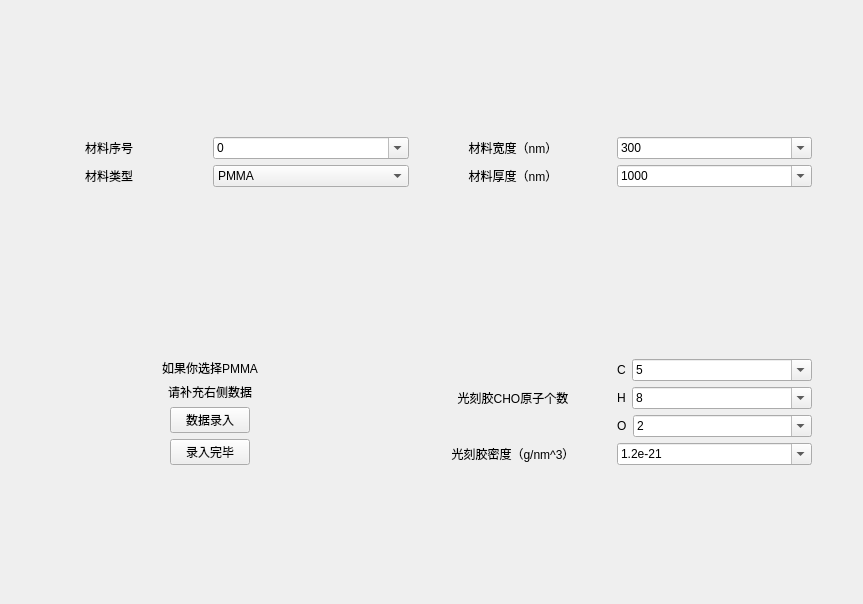
<?xml version="1.0" encoding="UTF-8"?>
<ui version="4.0">
 <class>DataClass</class>
 <widget class="QWidget" name="DataClass">
  <property name="geometry">
   <rect>
    <x>0</x>
    <y>0</y>
    <width>863</width>
    <height>604</height>
   </rect>
  </property>
  <property name="windowTitle">
   <string>材料设置</string>
  </property>
  <layout class="QHBoxLayout" name="horizontalLayout_14">
   <item>
    <layout class="QVBoxLayout" name="verticalLayout_9">
     <item>
      <layout class="QHBoxLayout" name="horizontalLayout_12">
       <item>
        <layout class="QVBoxLayout" name="verticalLayout">
         <item>
          <layout class="QHBoxLayout" name="horizontalLayout_3">
           <item>
            <widget class="QLabel" name="label_4">
             <property name="sizePolicy">
              <sizepolicy hsizetype="Preferred" vsizetype="Fixed">
               <horstretch>0</horstretch>
               <verstretch>1</verstretch>
              </sizepolicy>
             </property>
             <property name="maximumSize">
              <size>
               <width>16777215</width>
               <height>16777215</height>
              </size>
             </property>
             <property name="text">
              <string>材料序号</string>
             </property>
             <property name="alignment">
              <set>Qt::AlignCenter</set>
             </property>
            </widget>
           </item>
           <item>
            <widget class="QComboBox" name="clxh">
             <property name="sizePolicy">
              <sizepolicy hsizetype="Preferred" vsizetype="Fixed">
               <horstretch>0</horstretch>
               <verstretch>1</verstretch>
              </sizepolicy>
             </property>
             <property name="editable">
              <bool>true</bool>
             </property>
             <item>
              <property name="text">
               <string>0</string>
              </property>
             </item>
             <item>
              <property name="text">
               <string>1</string>
              </property>
             </item>
             <item>
              <property name="text">
               <string>2</string>
              </property>
             </item>
             <item>
              <property name="text">
               <string>3</string>
              </property>
             </item>
             <item>
              <property name="text">
               <string>4</string>
              </property>
             </item>
             <item>
              <property name="text">
               <string>5</string>
              </property>
             </item>
             <item>
              <property name="text">
               <string>6</string>
              </property>
             </item>
             <item>
              <property name="text">
               <string>7</string>
              </property>
             </item>
             <item>
              <property name="text">
               <string>8</string>
              </property>
             </item>
            </widget>
           </item>
          </layout>
         </item>
         <item>
          <layout class="QHBoxLayout" name="horizontalLayout_7">
           <item>
            <widget class="QLabel" name="label_2">
             <property name="sizePolicy">
              <sizepolicy hsizetype="Preferred" vsizetype="Fixed">
               <horstretch>0</horstretch>
               <verstretch>1</verstretch>
              </sizepolicy>
             </property>
             <property name="text">
              <string>材料类型</string>
             </property>
             <property name="alignment">
              <set>Qt::AlignCenter</set>
             </property>
            </widget>
           </item>
           <item>
            <widget class="QComboBox" name="cllx">
             <property name="sizePolicy">
              <sizepolicy hsizetype="Preferred" vsizetype="Fixed">
               <horstretch>0</horstretch>
               <verstretch>1</verstretch>
              </sizepolicy>
             </property>
             <property name="editable">
              <bool>false</bool>
             </property>
             <item>
              <property name="text">
               <string>PMMA</string>
              </property>
             </item>
             <item>
              <property name="text">
               <string>Si</string>
              </property>
             </item>
             <item>
              <property name="text">
               <string>Al</string>
              </property>
             </item>
             <item>
              <property name="text">
               <string>Ni</string>
              </property>
             </item>
             <item>
              <property name="text">
               <string>Fe</string>
              </property>
             </item>
             <item>
              <property name="text">
               <string>Cu</string>
              </property>
             </item>
             <item>
              <property name="text">
               <string>Ag</string>
              </property>
             </item>
             <item>
              <property name="text">
               <string>Au</string>
              </property>
             </item>
             <item>
              <property name="text">
               <string>SiO2</string>
              </property>
             </item>
            </widget>
           </item>
          </layout>
         </item>
        </layout>
       </item>
       <item>
        <layout class="QVBoxLayout" name="verticalLayout_3">
         <item>
          <layout class="QHBoxLayout" name="horizontalLayout_10">
           <item>
            <widget class="QLabel" name="label_3">
             <property name="sizePolicy">
              <sizepolicy hsizetype="Preferred" vsizetype="Fixed">
               <horstretch>0</horstretch>
               <verstretch>1</verstretch>
              </sizepolicy>
             </property>
             <property name="maximumSize">
              <size>
               <width>16777215</width>
               <height>16777215</height>
              </size>
             </property>
             <property name="text">
              <string>材料宽度（nm）</string>
             </property>
             <property name="alignment">
              <set>Qt::AlignCenter</set>
             </property>
            </widget>
           </item>
           <item>
            <widget class="QComboBox" name="clkd">
             <property name="sizePolicy">
              <sizepolicy hsizetype="Preferred" vsizetype="Fixed">
               <horstretch>0</horstretch>
               <verstretch>1</verstretch>
              </sizepolicy>
             </property>
             <property name="editable">
              <bool>true</bool>
             </property>
             <item>
              <property name="text">
               <string>300</string>
              </property>
             </item>
             <item>
              <property name="text">
               <string>1000</string>
              </property>
             </item>
             <item>
              <property name="text">
               <string>2000</string>
              </property>
             </item>
             <item>
              <property name="text">
               <string>3000</string>
              </property>
             </item>
             <item>
              <property name="text">
               <string>4000</string>
              </property>
             </item>
            </widget>
           </item>
          </layout>
         </item>
         <item>
          <layout class="QHBoxLayout" name="horizontalLayout_9">
           <item>
            <widget class="QLabel" name="label_5">
             <property name="sizePolicy">
              <sizepolicy hsizetype="Preferred" vsizetype="Fixed">
               <horstretch>0</horstretch>
               <verstretch>1</verstretch>
              </sizepolicy>
             </property>
             <property name="maximumSize">
              <size>
               <width>16777215</width>
               <height>16777215</height>
              </size>
             </property>
             <property name="text">
              <string>材料厚度（nm）</string>
             </property>
             <property name="alignment">
              <set>Qt::AlignCenter</set>
             </property>
            </widget>
           </item>
           <item>
            <widget class="QComboBox" name="clhd">
             <property name="sizePolicy">
              <sizepolicy hsizetype="Preferred" vsizetype="Fixed">
               <horstretch>0</horstretch>
               <verstretch>1</verstretch>
              </sizepolicy>
             </property>
             <property name="editable">
              <bool>true</bool>
             </property>
             <item>
              <property name="text">
               <string>1000</string>
              </property>
             </item>
             <item>
              <property name="text">
               <string>2000</string>
              </property>
             </item>
            </widget>
           </item>
          </layout>
         </item>
        </layout>
       </item>
      </layout>
     </item>
     <item>
      <spacer name="verticalSpacer">
       <property name="orientation">
        <enum>Qt::Vertical</enum>
       </property>
       <property name="sizeType">
        <enum>QSizePolicy::Maximum</enum>
       </property>
       <property name="sizeHint" stdset="0">
        <size>
         <width>20</width>
         <height>40</height>
        </size>
       </property>
      </spacer>
     </item>
     <item>
      <layout class="QHBoxLayout" name="horizontalLayout_13">
       <item>
        <layout class="QVBoxLayout" name="verticalLayout_8">
         <item>
          <layout class="QVBoxLayout" name="verticalLayout_6">
           <item>
            <widget class="QLabel" name="label_7">
             <property name="text">
              <string>如果你选择PMMA</string>
             </property>
             <property name="alignment">
              <set>Qt::AlignCenter</set>
             </property>
            </widget>
           </item>
           <item>
            <widget class="QLabel" name="label_11">
             <property name="text">
              <string>请补充右侧数据</string>
             </property>
             <property name="alignment">
              <set>Qt::AlignCenter</set>
             </property>
            </widget>
           </item>
          </layout>
         </item>
         <item>
          <layout class="QVBoxLayout" name="verticalLayout_7">
           <item>
            <layout class="QHBoxLayout" name="horizontalLayout_8">
             <item>
              <spacer name="horizontalSpacer">
               <property name="orientation">
                <enum>Qt::Horizontal</enum>
               </property>
               <property name="sizeType">
                <enum>QSizePolicy::Preferred</enum>
               </property>
               <property name="sizeHint" stdset="0">
                <size>
                 <width>40</width>
                 <height>20</height>
                </size>
               </property>
              </spacer>
             </item>
             <item>
              <widget class="QPushButton" name="sjlr">
               <property name="sizePolicy">
                <sizepolicy hsizetype="Fixed" vsizetype="Maximum">
                 <horstretch>0</horstretch>
                 <verstretch>1</verstretch>
                </sizepolicy>
               </property>
               <property name="text">
                <string>数据录入</string>
               </property>
              </widget>
             </item>
             <item>
              <spacer name="horizontalSpacer_2">
               <property name="orientation">
                <enum>Qt::Horizontal</enum>
               </property>
               <property name="sizeType">
                <enum>QSizePolicy::Preferred</enum>
               </property>
               <property name="sizeHint" stdset="0">
                <size>
                 <width>40</width>
                 <height>20</height>
                </size>
               </property>
              </spacer>
             </item>
            </layout>
           </item>
           <item>
            <layout class="QHBoxLayout" name="horizontalLayout_11">
             <item>
              <spacer name="horizontalSpacer_3">
               <property name="orientation">
                <enum>Qt::Horizontal</enum>
               </property>
               <property name="sizeType">
                <enum>QSizePolicy::Preferred</enum>
               </property>
               <property name="sizeHint" stdset="0">
                <size>
                 <width>40</width>
                 <height>20</height>
                </size>
               </property>
              </spacer>
             </item>
             <item>
              <widget class="QPushButton" name="lrwb">
               <property name="sizePolicy">
                <sizepolicy hsizetype="Fixed" vsizetype="Maximum">
                 <horstretch>0</horstretch>
                 <verstretch>1</verstretch>
                </sizepolicy>
               </property>
               <property name="text">
                <string>录入完毕</string>
               </property>
              </widget>
             </item>
             <item>
              <spacer name="horizontalSpacer_4">
               <property name="orientation">
                <enum>Qt::Horizontal</enum>
               </property>
               <property name="sizeType">
                <enum>QSizePolicy::Preferred</enum>
               </property>
               <property name="sizeHint" stdset="0">
                <size>
                 <width>40</width>
                 <height>20</height>
                </size>
               </property>
              </spacer>
             </item>
            </layout>
           </item>
          </layout>
         </item>
        </layout>
       </item>
       <item>
        <layout class="QVBoxLayout" name="verticalLayout_5">
         <item>
          <layout class="QHBoxLayout" name="horizontalLayout_5">
           <item>
            <layout class="QVBoxLayout" name="verticalLayout_4">
             <item>
              <spacer name="verticalSpacer_5">
               <property name="orientation">
                <enum>Qt::Vertical</enum>
               </property>
               <property name="sizeType">
                <enum>QSizePolicy::Preferred</enum>
               </property>
               <property name="sizeHint" stdset="0">
                <size>
                 <width>20</width>
                 <height>40</height>
                </size>
               </property>
              </spacer>
             </item>
             <item>
              <widget class="QLabel" name="label">
               <property name="sizePolicy">
                <sizepolicy hsizetype="Preferred" vsizetype="Fixed">
                 <horstretch>0</horstretch>
                 <verstretch>1</verstretch>
                </sizepolicy>
               </property>
               <property name="maximumSize">
                <size>
                 <width>16777215</width>
                 <height>16777215</height>
                </size>
               </property>
               <property name="text">
                <string>光刻胶CHO原子个数</string>
               </property>
               <property name="alignment">
                <set>Qt::AlignCenter</set>
               </property>
              </widget>
             </item>
             <item>
              <spacer name="verticalSpacer_4">
               <property name="orientation">
                <enum>Qt::Vertical</enum>
               </property>
               <property name="sizeType">
                <enum>QSizePolicy::Preferred</enum>
               </property>
               <property name="sizeHint" stdset="0">
                <size>
                 <width>20</width>
                 <height>40</height>
                </size>
               </property>
              </spacer>
             </item>
            </layout>
           </item>
           <item>
            <layout class="QVBoxLayout" name="verticalLayout_2">
             <item>
              <layout class="QHBoxLayout" name="horizontalLayout">
               <item>
                <widget class="QLabel" name="label_8">
                 <property name="sizePolicy">
                  <sizepolicy hsizetype="Maximum" vsizetype="Preferred">
                   <horstretch>0</horstretch>
                   <verstretch>1</verstretch>
                  </sizepolicy>
                 </property>
                 <property name="text">
                  <string>C</string>
                 </property>
                </widget>
               </item>
               <item>
                <widget class="QComboBox" name="cyzgs">
                 <property name="sizePolicy">
                  <sizepolicy hsizetype="Preferred" vsizetype="Fixed">
                   <horstretch>0</horstretch>
                   <verstretch>1</verstretch>
                  </sizepolicy>
                 </property>
                 <property name="editable">
                  <bool>true</bool>
                 </property>
                 <item>
                  <property name="text">
                   <string>5</string>
                  </property>
                 </item>
                </widget>
               </item>
              </layout>
             </item>
             <item>
              <layout class="QHBoxLayout" name="horizontalLayout_2">
               <item>
                <widget class="QLabel" name="label_9">
                 <property name="sizePolicy">
                  <sizepolicy hsizetype="Maximum" vsizetype="Preferred">
                   <horstretch>0</horstretch>
                   <verstretch>1</verstretch>
                  </sizepolicy>
                 </property>
                 <property name="text">
                  <string>H</string>
                 </property>
                </widget>
               </item>
               <item>
                <widget class="QComboBox" name="hyzgs">
                 <property name="sizePolicy">
                  <sizepolicy hsizetype="Preferred" vsizetype="Fixed">
                   <horstretch>0</horstretch>
                   <verstretch>1</verstretch>
                  </sizepolicy>
                 </property>
                 <property name="editable">
                  <bool>true</bool>
                 </property>
                 <item>
                  <property name="text">
                   <string>8</string>
                  </property>
                 </item>
                </widget>
               </item>
              </layout>
             </item>
             <item>
              <layout class="QHBoxLayout" name="horizontalLayout_4">
               <item>
                <widget class="QLabel" name="label_10">
                 <property name="sizePolicy">
                  <sizepolicy hsizetype="Maximum" vsizetype="Preferred">
                   <horstretch>0</horstretch>
                   <verstretch>1</verstretch>
                  </sizepolicy>
                 </property>
                 <property name="layoutDirection">
                  <enum>Qt::LeftToRight</enum>
                 </property>
                 <property name="text">
                  <string>O</string>
                 </property>
                 <property name="alignment">
                  <set>Qt::AlignLeading|Qt::AlignLeft|Qt::AlignVCenter</set>
                 </property>
                </widget>
               </item>
               <item>
                <widget class="QComboBox" name="oyzgs">
                 <property name="sizePolicy">
                  <sizepolicy hsizetype="Preferred" vsizetype="Fixed">
                   <horstretch>0</horstretch>
                   <verstretch>1</verstretch>
                  </sizepolicy>
                 </property>
                 <property name="editable">
                  <bool>true</bool>
                 </property>
                 <item>
                  <property name="text">
                   <string>2</string>
                  </property>
                 </item>
                </widget>
               </item>
              </layout>
             </item>
            </layout>
           </item>
          </layout>
         </item>
         <item>
          <layout class="QHBoxLayout" name="horizontalLayout_6">
           <item>
            <widget class="QLabel" name="label_6">
             <property name="sizePolicy">
              <sizepolicy hsizetype="Preferred" vsizetype="Fixed">
               <horstretch>0</horstretch>
               <verstretch>1</verstretch>
              </sizepolicy>
             </property>
             <property name="maximumSize">
              <size>
               <width>16777215</width>
               <height>16777215</height>
              </size>
             </property>
             <property name="layoutDirection">
              <enum>Qt::LeftToRight</enum>
             </property>
             <property name="text">
              <string>光刻胶密度（g/nm^3）</string>
             </property>
             <property name="alignment">
              <set>Qt::AlignCenter</set>
             </property>
            </widget>
           </item>
           <item>
            <widget class="QComboBox" name="gkjmd">
             <property name="sizePolicy">
              <sizepolicy hsizetype="Preferred" vsizetype="Fixed">
               <horstretch>0</horstretch>
               <verstretch>1</verstretch>
              </sizepolicy>
             </property>
             <property name="editable">
              <bool>true</bool>
             </property>
             <item>
              <property name="text">
               <string>1.2e-21</string>
              </property>
             </item>
            </widget>
           </item>
          </layout>
         </item>
        </layout>
       </item>
      </layout>
     </item>
    </layout>
   </item>
   <item>
    <spacer name="horizontalSpacer_7">
     <property name="orientation">
      <enum>Qt::Horizontal</enum>
     </property>
     <property name="sizeType">
      <enum>QSizePolicy::Maximum</enum>
     </property>
     <property name="sizeHint" stdset="0">
      <size>
       <width>40</width>
       <height>18</height>
      </size>
     </property>
    </spacer>
   </item>
  </layout>
 </widget>
 <layoutdefault spacing="6" margin="11"/>
 <resources/>
 <connections/>
</ui>
